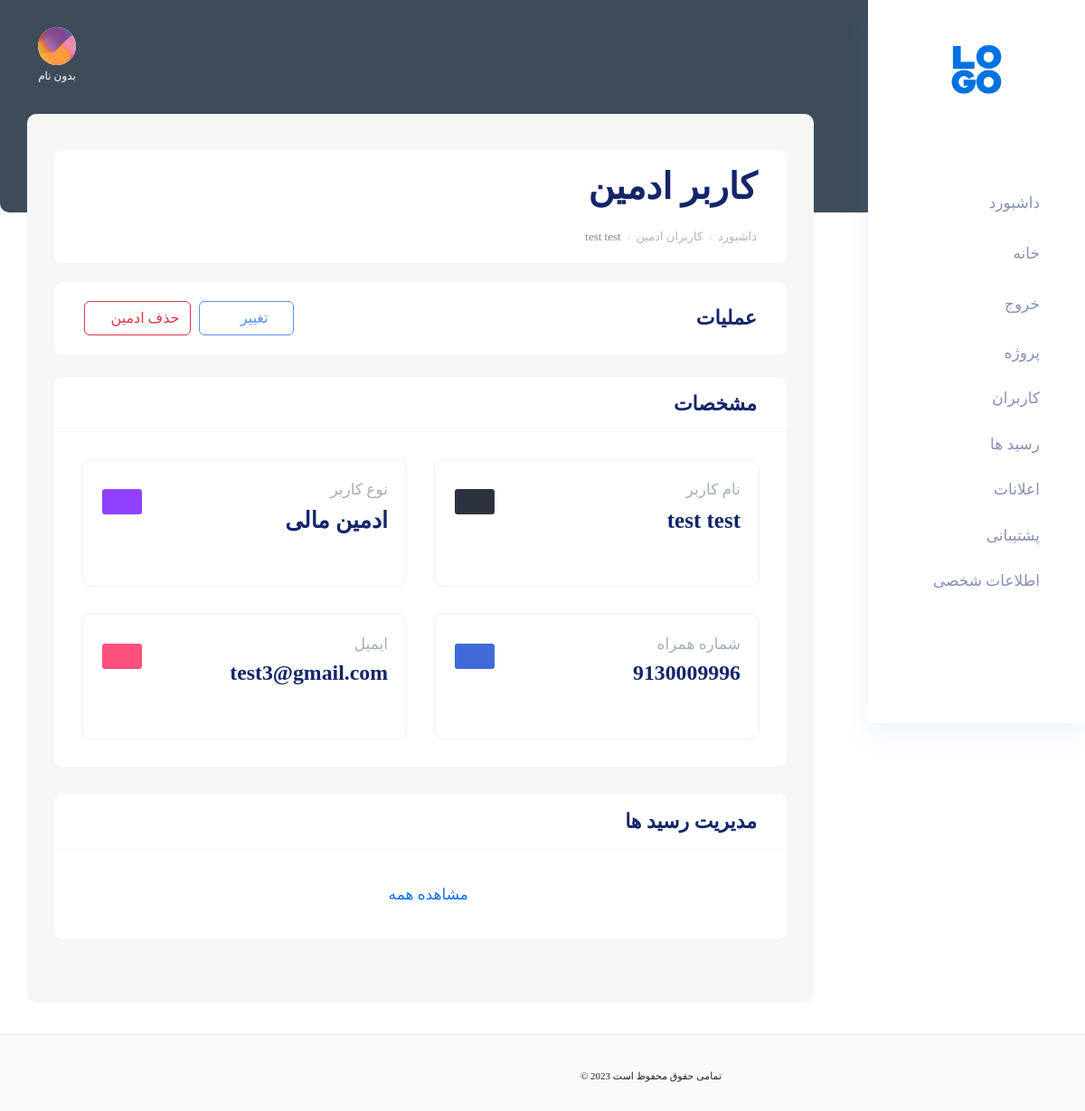
/u/dashboard/user/4/detail (signed in), run on the app's committed database.
### account/models.py (models this page shows, shortened)
class User(AbstractUser):
    ROLE_USER_OPTIONS = (
        ('normal_user', 'کاربر عادی'),
        ('financial_user', 'ادمین مالی'),
        ('super_user', 'ادمین وِیژه'),
    )
    first_name = models.CharField("first name", max_length=150, blank=True, default="بدون نام")
    username = None
    email = models.EmailField("email address", null=True, blank=True, unique=True)
    phonenumber = PhoneNumberField(region='IR', unique=True)
    is_phonenumber_confirmed = models.BooleanField(default=False)
    role = models.CharField(max_length=20, choices=ROLE_USER_OPTIONS, default='normal_user')
    USERNAME_FIELD = "phonenumber"
    REQUIRED_FIELDS = []
    objects = CustomBaseUserManager()
    normal_user = NormalUserManager()
    financial_user = FinancialUserManager()
    super_user = SuperUserManager()
    class Meta:
        ordering = '-id',
    @property
    def is_admin(self):
        return True if self.role in settings.ADMIN_USER_ROLES else False
    @property
    def is_common_admin(self):
        return True if self.role in settings.COMMON_ADMIN_USER_ROLES else False
    @property
    def is_super_admin(self):
        return True if self.role in settings.SUPER_ADMIN_ROLES else False
    def get_role_label(self):
        return self.get_role_display()
    def get_raw_phonenumber(self):
        p = str(self.phonenumber).replace('+98', '')
        return p
    def get_full_name(self):
        fl = f'{self.first_name} {self.last_name}'.strip() or 'بدون نام'
        return fl
    def get_email(self):
        return self.email or '-'
    def get_image_url(self):
        return '/static/images/dashboard/client_img.png'

### account/views/dashboard.py (the view)
# urls.py: path('dashboard/user/<int:user_id>/detail', dashboard.UserDetail.as_view(), name='user_detail'),
class UserDetail(LoginRequiredMixinCustom, View):
    def get_template(self, user_obj):
        if user_obj.is_common_admin:
            return 'account/dashboard/admin/detail.html'
        else:
            return 'account/dashboard/user/detail.html'
    @admin_required_cbv()
    def get(self, request, user_id):
        user = get_object_or_404(User, id=user_id)
        if user.is_common_admin and request.user.is_super_admin is False:
            raise Http404
        if user.is_super_admin:
            raise Http404
        context = {
            'user_detail': user,
            'buildings_user': Building.get_buildings_user(user),
            'buildings': Building.objects.filter(is_active=True),
        }
        if user.is_common_admin:
            context['receipt_tasks'] = ReceiptTask.objects.filter(user_admin=user)
        return render(request, self.get_template(user), context)

### core/auth/mixins.py (called while the page is built)
    def dispatch(self, request, *args, **kwargs):
        if not request.user.is_authenticated:
            return self.handle_no_permission()
        if not request.user.is_phonenumber_confirmed:
            return redirect('account:confirm_phonenumber')
        return super().dispatch(request, *args, **kwargs)

### receipt/models.py (called while the page is built)
    @classmethod
    def get_buildings_user(cls, user):
        return Building.objects.filter(receipt__user=user).distinct()

### account/templates/account/dashboard/admin/detail.html (shortened to what this page needs)
{% extends 'account/dashboard/components/base/base_template.html' %}
{% load static %}
{% load custom_tags %}
{% block Content %}
    {% include 'account/dashboard/components/base/nav.html' %}
    <section class="main_content dashboard_part large_header_bg">
        {% include 'account/dashboard/components/base/header.html' %}
        <div class="main_content_iner">
            <div class="white_card mb_25">
                <div class="white_card_header">
                    <div class="box_header m-0">
                        <div class="main-title">
                            <h1 class="m-0">کاربر ادمین</h1>
                        </div>
                    </div>
                    <div class="breadcrumb">
                        <ul>
                            <li>
                                <a href="{% url 'account:dashboard' %}">داشبورد</a>
                            </li>
                            <li>
                                <a href="{% url 'account:user_financial_list' %}">کاربران ادمین</a>
                            </li>
                            <li>
                                <a href="">{{ user_detail.get_full_name }}</a>
                            </li>
                        </ul>
                    </div>
                </div>
            </div>
            <div class="container-fluid p-0 ">
                <div id="container-index">
                    {% if user.is_super_admin %}
                        <div class="row">
                            <div class="col-12">
                                <div class="white_card mb-4">
                                    <div class="white_card_header d-flex justify-content-between align-items-center">
                                        <div class="main-title">
                                            <h3 class="m-0">عملیات</h3>
                                        </div>
                                        <div class="">
                                            <button class="btn btn-w btn-edit-outline m-1" type="button"
                                                    data-bs-toggle="modal" data-bs-target="#container-edit-user">
                                                تغییر
                                                <i class="fa fa-edit"></i>
                                            </button>
                                            <button class="btn btn-outline-danger border-radius-6" type="button"
                                                    data-bs-toggle="modal"
                                                    data-bs-target="#container-delete-user">
                                                حذف ادمین
                                                <i class="fa fa-trash"></i>
                                            </button>
                                        </div>
                                    </div>
                                </div>
                            </div>
                        </div>
                    {% endif %}
                    <div class="row">
                        <div class="col-12">
                            <div class="white_card card_height_100">
                                <div class="white_card_header">
                                    <div class="box_header m-0">
                                        <div class="main-title">
                                            <h3 class="m-0">مشخصات</h3>
                                        </div>
                                    </div>
                                </div>
                                <div class="white_card_body building-detail">
                                    <div class="single_element">
                                        <div class="quick_activity">
                                            <div class="row">
                                                <div class="col-12">
                                                    <div class="quick_activity_wrap">
                                                        <div class="single_quick_activity">
                                                            <div class="count_content">
                                                                <span class="mb-2 d-block text-mute">نام کاربر</span>
                                                                <h3>
                                                                    <span class="font-s-25 price-el">{{ user_detail.get_full_name }}</span>
                                                                </h3>
                                                            </div>
                                                            <a href="#" class="notification_btn bg-dark">
                                                                <i class="fa fa-user font-s-20 text-white"></i>
                                                            </a>
                                                        </div>
                                                        <div class="single_quick_activity">
                                                            <div class="count_content">
                                                                <span class="mb-2 d-block text-mute">نوع کاربر</span>
                                                                <h3>
                                                                    <span class="font-s-25 price-el">{{ user_detail.get_role_label }}</span>
                                                                </h3>
                                                            </div>
                                                            <a href="#" class="notification_btn bg-purple">
                                                                <i class="fa fa-user-check font-s-20 text-white"></i>
                                                            </a>
                                                        </div>
                                                        <div class="single_quick_activity">
                                                            <div class="count_content">
                                                                <span class="mb-2 d-block text-mute">شماره همراه</span>
                                                                <h3>
                                                                    <span class="font-s-30">{{ user_detail.get_raw_phonenumber }}</span>
                                                                </h3>
                                                            </div>
                                                            <a href="#" class="notification_btn bg-primary">
                                                                <i class="fa fa-phone-alt font-s-20 text-white"></i>
                                                            </a>
                                                        </div>
                                                        <div class="single_quick_activity">
                                                            <div class="count_content">
                                                                <span class="mb-2 d-block text-mute">ایمیل</span>
                                                                <h3>
                                                                    <span class="font-s-30">{{ user_detail.get_email }}</span>
                                                                </h3>
                                                            </div>
                                                            <a href="#" class="notification_btn bg-danger">
                                                                <i class="fa fa-mail-bulk font-s-20 text-white"></i>
                                                            </a>
                                                        </div>
                                                    </div>
                                                </div>
                                            </div>
                                        </div>
                                    </div>
                                </div>
                            </div>
                        </div>
                    </div>
                    <div class="row">
                        <div class="col-12">
                            <div class="white_card mb_30 card_height_100">
                                <div class="white_card_header">
                                    <div class="box_header m-0">
                                        <div class="main-title">
                                            <h3 class="m-0"> مدیریت رسید ها</h3>
                                        </div>
                                        <div class="header_more_tool">
                                            <div class="dropdown">
                                                <a href="{% url 'receipt:receipt_dashboard_task_list' %}?search={{ user_detail.get_raw_phonenumber }}">
                                                    <i class="fa fa-angle-left p-1"></i>
                                                </a>
                                            </div>
                                        </div>
                                    </div>
                                </div>
                                <div class="white_card_body">
                                    <a class="d-block text-center font-85 my-3"
                                       href="{% url 'receipt:receipt_dashboard_task_list' %}?search={{ user_detail.get_raw_phonenumber }}">
                                        مشاهده همه
                                        <i class="fa fa-angle-left"></i>
                                    </a>
                                </div>
                            </div>
                        </div>
                    </div>
                </div>
            </div>
        </div>
        {% include 'account/dashboard/components/base/footer.html' %}
    </section>
{% endblock %}

### account/templates/account/dashboard/components/base/header.html (shortened to what this page needs)
{% load static %}
<header>
    <div class="container-fluid g-0">
        <div class="row">
            <div class="col-lg-12 p-0 ">
                <div class="header_iner d-flex justify-content-between align-items-center">
                    <div class="header_right d-flex justify-content-between align-items-center">
                        <div class="header_notification_warp d-flex align-items-center">
                            <li class="m-1" title="اعلانات">
                                <a href="{% url 'notification:notification_dashboard_user_personal_list' %}"><i
                                        class="fa fa-bell"></i></a>
                            </li>
                            <li class="m-1" title="خروج">
                                <a href="{% url 'account:logout' %}">
                                    <i class="fa fa-sign-out-alt"></i>
                                </a>
                            </li>
                        </div>
                        <div class="profile_info text-center mx-4">
                            <a href="{% url 'account:info_detail' %}">
                                <img src="{{ user.get_image_url }}" alt="{{ user.get_full_name }}">
                                <p class="font-60 text-center text-white">
                                    {{ user.get_full_name|truncatechars:30 }}
                                </p>
                            </a>
                        </div>
                    </div>
                </div>
            </div>
        </div>
    </div>
</header>

### static/styles/form.css (style rules this page uses)
::placeholder { font-family: 'Vazir'; font-size: 80%; color: #aaa; }

### static/styles/base.css (style rules this page uses)
* { margin: 0; padding: 0; box-sizing: border-box; }
body { font-family: 'Vazir'; }
.font-s-25 { font-size: 25px !important; }
.font-s-20 { font-size: 20px !important; }
.font-85 { font-size: 85% !important; }
.font-60 { font-size: 60% !important; }
.text-mute { color: #a4aeb9; }
.bg-purple { background: #9142ff !important; color: #fff !important; }
.border-radius-6 { border-radius: 6px !important; }
.breadcrumb { margin-bottom: 0 !important; margin-top: 13px; }
.breadcrumb ul { direction: rtl; width: 100%; display: block; }
.breadcrumb li { font-size: 65%; display: inline-block; color: #b5b5b5; }
.breadcrumb li:after { content: "/"; margin: 0 3px; font-size: 70%; color: #ccc; }
.breadcrumb li:last-of-type:after { content: ""; margin: 0; }
.breadcrumb li a { color: inherit; }
.breadcrumb a[href=""] { color: #878787; }
.btn-edit-outline { background: #fff; border: 1px solid #5791f3; border-radius: 6px; color: #5791f3; width: 105px; transition: all .2s !important; }

### account/templates/account/dashboard/admin/detail.html (style rules this page uses)
.building-detail { padding: 30px !important; }
.building-detail .single_quick_activity { border: 1px solid #f0f0f0; }
.building-detail .count_content span { font-size: 85%; }
.btn-edit-outline { background: #fff; border: 1px solid #5791f3; border-radius: 6px; color: #5791f3; width: 105px; transition: all .2s !important; }

### data on the page
User: get_full_name "بدون نام"
User: get_full_name "test test", get_raw_phonenumber "9130009996", get_email "test3@gmail.com"
